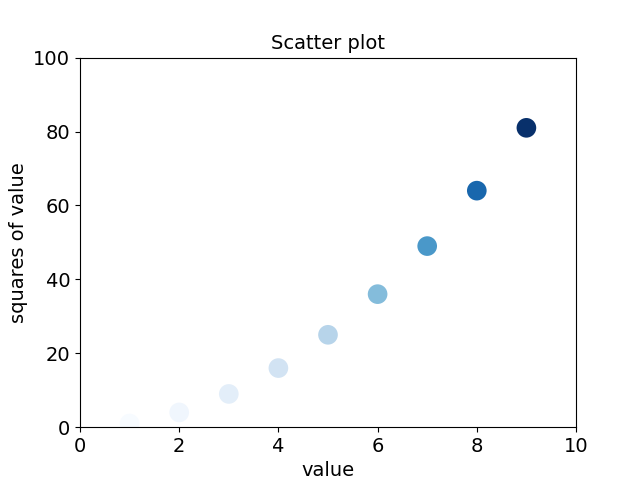

Python code for this plot:
import matplotlib.pyplot as plt

# write lists by hand
# x_values = [1, 2, 3, 4, 5, 6, 7, 8, 9, 10]
# y_values = [1, 4, 9, 16, 25, 36, 49, 64, 81, 100]

# write lists automatically
x_values = list(range(1, 10))
y_values = [x**2 for x in x_values]

plt.scatter(x_values, y_values,c=y_values,cmap=plt.cm.Blues,edgecolor='none', s=200)
plt.title("Scatter plot", fontsize=14)
plt.xlabel("value", fontsize=14)
plt.ylabel("squares of value", fontsize=14)
plt.tick_params(axis='both', which='major', labelsize=14)

plt.axis([0, 10, 0, 10**2])
plt.savefig("scatter_squares.png")
